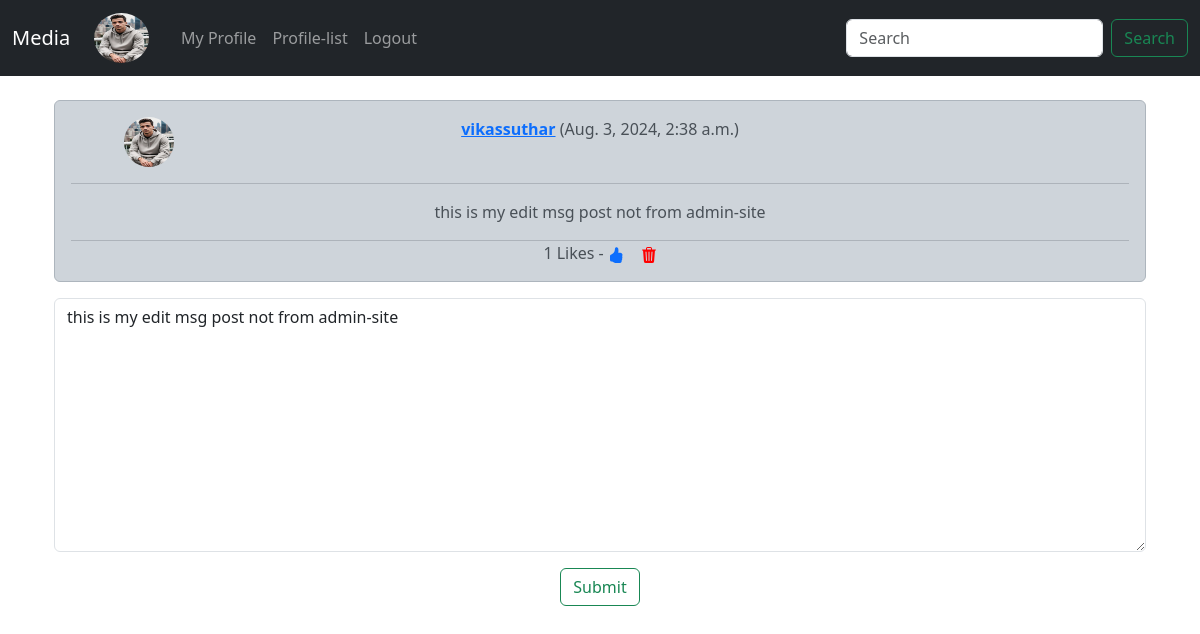
Screenshot of /edit_meep/5 (signed in) with the database file from the repository.
### musker/models.py (models this page shows, shortened)
class Profile(models.Model):
    user = models.OneToOneField(User, on_delete=models.CASCADE)
    follows = models.ManyToManyField('self', related_name='followed_by', symmetrical=False, blank=True)
    date_modified = models.DateTimeField(User, auto_now=True)
    profile_image = models.ImageField(null=True, blank=True, upload_to='images/')
    profile_bio = models.CharField(null=True, blank=True, max_length=500)
    homepage_link = models.CharField(null=True, blank=True, max_length=100)
    facebook_link = models.CharField(null=True, blank=True, max_length=100)
    instagram_link = models.CharField(null=True, blank=True, max_length=100)
    linkedin_link = models.CharField(null=True, blank=True, max_length=100)

class Meep(models.Model):
    user = models.ForeignKey(
         User, related_name="meeps",
         on_delete=models.DO_NOTHING
    )
    body = models.CharField(max_length=200)
    created_at = models.DateTimeField(auto_now_add=True)
    likes = models.ManyToManyField(User, related_name="meep_like", blank=True)
    def number_of_likes(self):
        return self.likes.count()

### musker/views.py (the view)
# urls.py: path('edit_meep/<int:pk>', views.edit_meep, name='edit_meep'),
def edit_meep(request, pk):
    if request.user.is_authenticated:
        meep = get_object_or_404(Meep, id=pk)
        if request.user.username == meep.user.username:
            form =MeepForm(request.POST or None, instance=meep)
            if request.method == 'POST':
                if form.is_valid():
                    meep = form.save(commit=False)
                    meep.user = request.user
                    meep.save()
                    messages.success(request, ("Your post has been edit"))
                    return redirect('home')
            else:
                return render(request, 'musker/edit_meep.html', {'meep':meep, 'form':form} )
        else:
            messages.success(request, ("You don't own that post"))
            return redirect('home')
    else:
        messages.success(request, ("You must been logged In...."))
        return redirect('login')

### musker/forms.py
class MeepForm(forms.ModelForm):
    body = forms.CharField(
        required=True,
        widget=forms.widgets.Textarea(
            attrs={
                'placeholder': 'Enter Your TWITE !!....',
                'class':'form-control',
            }
        ),
        label="",
    )
    class Meta:
        model = Meep
        exclude = ("user", "likes",)

### templates/musker/edit_meep.html (shortened to what this page needs)
{% extends 'base.html' %}
{% load static %}
{% block content %}
<div class="container text-center">
    <div class="alert-dark alert container" role="alert">
        <div class="row">
            <div class="col-2">
                {% if meep.user.profile.profile_image %}
                <img src="{{ meep.user.profile.profile_image.url}}" class="rounded-circle" alt="Profile-Pic" width="50" height="50">
                {% else %}
                <img src="{% static 'images/defualt.jpg' %}" class="rounded-circle" alt="defualt" width="50" height="50">
                {% endif %}
            </div>
            <div class="col-8">
                <a href="{% url 'profile' meep.user.id %}"><strong>{{ meep.user.username }}</strong></a>
                ({{ meep.created_at }})
            </div>
        </div> <hr>
            <p class="card-text">{{ meep.body }}</p><hr class="mt-0 mb-0"><span>{{meep.number_of_likes }} Likes - </span>
            {% if user in meep.likes.all %}
            <a href="{% url 'meep_like' meep.id %}"></a>
            {% endif %}
            <a href="{% url 'delete_meep' meep.id %}">
            </a>
    </div>
    {% if form %}
    <form method="post">
        {{ form.as_p }}
        <button type="submit" class="btn btn-outline-success">Submit</button>
    </form>
    {% endif %}
</div>
{% endblock content %}

### templates/navbar.html (shortened to what this page needs)
{% load static %}
<nav class="navbar navbar-expand-lg navbar-dark bg-dark">
    <div class="container-fluid">
      <a class="navbar-brand" href="{% url 'home' %}">Media</a>
      {% if user.is_authenticated %}
          <ul class="navbar-nav">
            <li class="nav-link navbar-brand">
              <a href="{% url 'profile' request.user.id %}">
                {% if user.profile.profile_image %}
                <img src="{{ user.profile.profile_image.url }}" alt="Img" width="55" height="50" class="rounded-circle">
                {% else %}
                <img src="{% static 'images/defualt.jpg' %}" class="rounded-circle" alt="defualt" width="50" height="50">
                {% endif %}
              </a>
            </li>
          </ul>
      {% endif %}
      <div class="collapse navbar-collapse" id="navbarSupportedContent">
        <ul class="navbar-nav me-auto mb-2 mb-lg-0">
          {% if user.is_authenticated %}
          <li class="nav-item">
            <a class="nav-link" href="{% url 'profile' request.user.id %}">My Profile</a>
          </li>
          <li class="nav-item">
            <a class="nav-link" href="{% url 'profile_list' %}">Profile-list</a>
          </li>
          <li class="nav-item">
            <a class="nav-link" href="{% url 'logout' %}">Logout</a>
          </li>
          {% endif %}
        </ul>
        <form class="d-flex" role="search">
          <input class="form-control me-2" type="search" placeholder="Search" aria-label="Search">
          <button class="btn btn-outline-success" type="submit">Search</button>
        </form>
      </div>
    </div>
  </nav>

### rows the page displays
Meep: user.profile.profile_image (picture), user.username "vikassuthar", created_at "Aug. 3, 2024, 2:38 a.m.", body "this is my edit msg post not from admin-site", number_of_likes "1"
